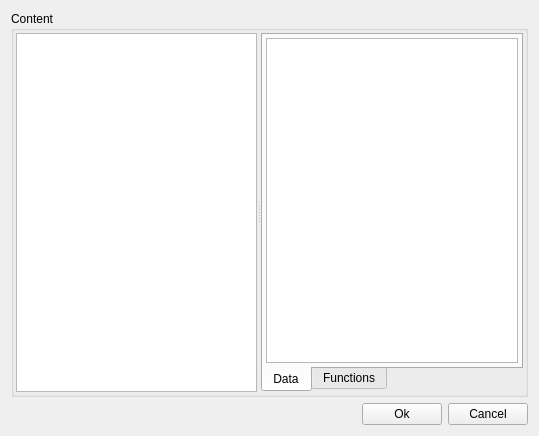
<?xml version="1.0" encoding="UTF-8"?>
<ui version="4.0">
 <class>LimeReport::TextItemEditor</class>
 <widget class="QWidget" name="LimeReport::TextItemEditor">
  <property name="windowModality">
   <enum>Qt::ApplicationModal</enum>
  </property>
  <property name="geometry">
   <rect>
    <x>0</x>
    <y>0</y>
    <width>539</width>
    <height>436</height>
   </rect>
  </property>
  <property name="windowTitle">
   <string>Text Item Editor</string>
  </property>
  <property name="windowIcon">
   <iconset resource="items.qrc">
    <normaloff>:/items/images/insert-text_3.png</normaloff>:/items/images/insert-text_3.png</iconset>
  </property>
  <layout class="QVBoxLayout" name="verticalLayout_2">
   <item>
    <widget class="QGroupBox" name="groupBox">
     <property name="sizePolicy">
      <sizepolicy hsizetype="Expanding" vsizetype="Expanding">
       <horstretch>0</horstretch>
       <verstretch>0</verstretch>
      </sizepolicy>
     </property>
     <property name="title">
      <string>Content</string>
     </property>
     <layout class="QVBoxLayout" name="verticalLayout">
      <property name="spacing">
       <number>2</number>
      </property>
      <property name="leftMargin">
       <number>2</number>
      </property>
      <property name="topMargin">
       <number>2</number>
      </property>
      <property name="rightMargin">
       <number>2</number>
      </property>
      <property name="bottomMargin">
       <number>2</number>
      </property>
      <item>
       <widget class="QSplitter" name="splitter">
        <property name="sizePolicy">
         <sizepolicy hsizetype="Expanding" vsizetype="Expanding">
          <horstretch>0</horstretch>
          <verstretch>0</verstretch>
         </sizepolicy>
        </property>
        <property name="orientation">
         <enum>Qt::Horizontal</enum>
        </property>
        <widget class="CompleaterTextEditor" name="textEdit">
         <property name="font">
          <font>
           <pointsize>12</pointsize>
          </font>
         </property>
        </widget>
        <widget class="QTabWidget" name="tabWidget">
         <property name="tabPosition">
          <enum>QTabWidget::South</enum>
         </property>
         <property name="currentIndex">
          <number>0</number>
         </property>
         <widget class="QWidget" name="tab">
          <attribute name="title">
           <string>Data</string>
          </attribute>
          <layout class="QVBoxLayout" name="verticalLayout_3">
           <property name="spacing">
            <number>3</number>
           </property>
           <property name="leftMargin">
            <number>3</number>
           </property>
           <property name="topMargin">
            <number>3</number>
           </property>
           <property name="rightMargin">
            <number>3</number>
           </property>
           <property name="bottomMargin">
            <number>3</number>
           </property>
           <item>
            <widget class="QTreeView" name="twData">
             <attribute name="headerVisible">
              <bool>false</bool>
             </attribute>
            </widget>
           </item>
          </layout>
         </widget>
         <widget class="QWidget" name="tab_2">
          <attribute name="title">
           <string>Functions</string>
          </attribute>
          <layout class="QVBoxLayout" name="verticalLayout_4">
           <item>
            <widget class="QSplitter" name="splitter_2">
             <property name="orientation">
              <enum>Qt::Vertical</enum>
             </property>
             <widget class="QTreeView" name="twScriptEngine">
              <attribute name="headerVisible">
               <bool>false</bool>
              </attribute>
             </widget>
             <widget class="QLabel" name="lblDescription">
              <property name="text">
               <string/>
              </property>
             </widget>
            </widget>
           </item>
          </layout>
         </widget>
        </widget>
       </widget>
      </item>
     </layout>
    </widget>
   </item>
   <item>
    <layout class="QHBoxLayout" name="horizontalLayout">
     <item>
      <spacer name="horizontalSpacer">
       <property name="orientation">
        <enum>Qt::Horizontal</enum>
       </property>
       <property name="sizeHint" stdset="0">
        <size>
         <width>40</width>
         <height>20</height>
        </size>
       </property>
      </spacer>
     </item>
     <item>
      <widget class="QPushButton" name="pbOk">
       <property name="text">
        <string>Ok</string>
       </property>
       <property name="shortcut">
        <string>Ctrl+Return</string>
       </property>
      </widget>
     </item>
     <item>
      <widget class="QPushButton" name="pbCancel">
       <property name="text">
        <string>Cancel</string>
       </property>
       <property name="shortcut">
        <string>Esc</string>
       </property>
      </widget>
     </item>
    </layout>
   </item>
  </layout>
 </widget>
 <customwidgets>
  <customwidget>
   <class>CompleaterTextEditor</class>
   <extends>QTextEdit</extends>
   <header>lrtextitemeditor.h</header>
  </customwidget>
 </customwidgets>
 <tabstops>
  <tabstop>pbOk</tabstop>
  <tabstop>pbCancel</tabstop>
 </tabstops>
 <resources>
  <include location="items.qrc"/>
 </resources>
 <connections/>
</ui>
